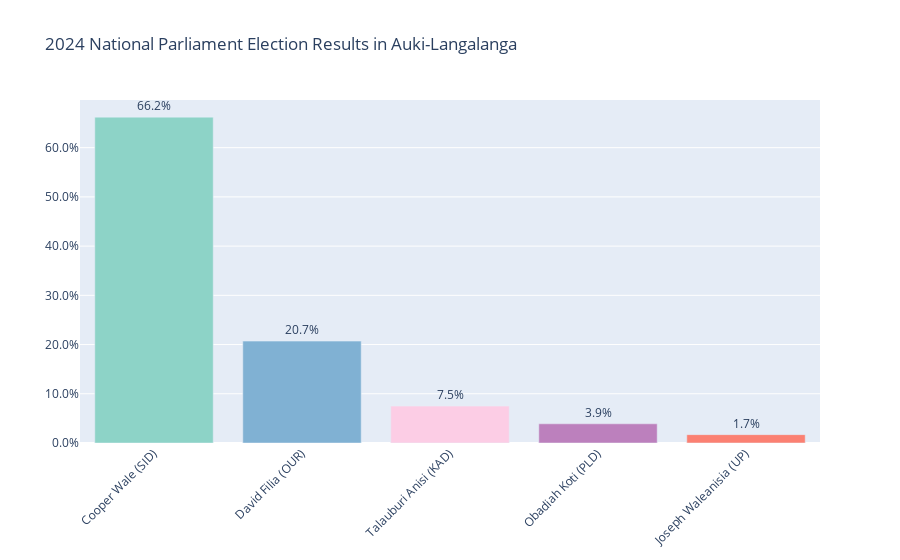

Write notebook code for a chart like this one.
### Code cell
election_bar_plot(sol_geo, type_filter = 'Proportion')

### Figure 1 — Plotly figure (JSON) as saved in the notebook; plotly's stock layout.template omitted (floating-point values rounded to 4 significant figures)
{"data": [{"cliponaxis": false, "hovertemplate": "%{x} <extra>%{y}</extra>", "marker": {"color": ["#fb8072", "#bc80bd", "#fccde5", "#80b1d3", "#8dd3c7"]}, "name": "Auki-Langalanga", "text": ["1.7%", "3.9%", "7.5%", "20.7%", "66.2%"], "textangle": 0, "textfont": {"size": 12}, "textposition": "outside", "type": "bar", "x": ["Joseph Waleanisia (UP)", "Obadiah Koti (PLD)", "Talauburi Anisi (KAD)", "David Filia (OUR)", "Cooper Wale (SID)"], "y": [0.017, 0.039, 0.075, 0.207, 0.662]}], "layout": {"barmode": "group", "hovermode": "x unified", "title": {"text": "2024 National Parliament Election Results in Auki-Langalanga"}, "xaxis": {"categoryorder": "total descending", "tickangle": -45}, "yaxis": {"tickformat": ".1%"}}}
